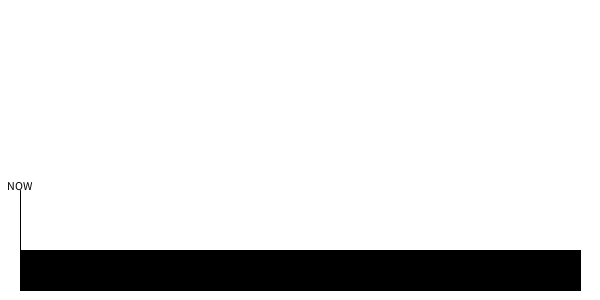
Frame 1 (no input)
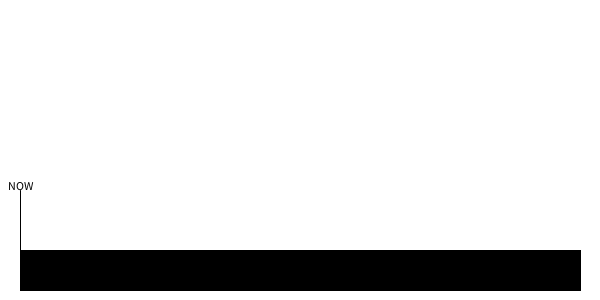
Frame 60 (the mouse pressed at the canvas centre just before this capture)
Frame 120 (the mouse held since frame 60 and released just before this capture): identical to frame 60, image omitted

The Processing sketch that drew these frames (run headless with seeded random() and noise(); from frame 60 on, the mouse is pressed at the canvas centre):

// Processing sketch: temps_2_decompteLineaire
// ── temps_2_decompteLineaire.pde
/**
  Exemple de représentation linéaire du temps en décompte
Dans ce contexte nous devons définir plusieurs chose :
- l'heure actuelle
- un objectif temporel à atteindre
- un bloc visuel dont la taille nous permettra de visualiser le décompte

Pour cela nous devons stocker sous formes de variables plusieurs éléments stratégiques :
- la longueur du bloc
- ce qu'il représente en minutes ou en heures (afin de placer des éléments sur sa longueur)

**/

// Définition des variables temporelles
float goal_sec, goal_min, goal_hour, goal_tmstmp; // l'OBJECTIF à atteindre
float ini_sec, ini_min, ini_hour, ini_tmstmp;     // l'heure à laquelle l'application démarre
float now_sec, now_min, now_hour, now_tmstmp;     // l'heure actuelle, redéfinie à chaque passage du "draw()"

// Définition des variables spaciales
float margin;           // la marge, appliquée à droite et à gauche du bloc visuel
float frise_width;      // la largeur du bloc, en fonction de la taille de l'écran et de la marge
float frise_total_time; // ce que représente le bloc en secondes (si 2 heure; alors 2*3600 = 7200 secondes
float centre_y;         // position en Y, référence pour tous les objets visuels

void setup() {
  // taille de la fenêtre
  size(600, 300);

  // définition de l'objectif
  goal_sec    = 0;
  goal_min    = 52;
  goal_hour   = 13;
  goal_tmstmp = getInSecondes(goal_hour, goal_min, goal_sec); // on transforme une heure HH:MM:SS en secondes uniquement

  // définition de l'heure de départ
  ini_sec    = second();
  ini_min    = minute();
  ini_hour   = hour();
  ini_tmstmp = getInSecondes(ini_hour, ini_min, ini_sec); // on transforme une heure HH:MM:SS en secondes uniquement

  // définition des valeurs spaciales
  margin           = 20;
  frise_width      = width - margin*2; // longueur du bloc en pixels
  frise_total_time = 2 * 3600;         // en secondes; 2heures
  
  // on stocke dans une varibale la position en Y du bloc
  // cette valeur étant la référence à tous les objets dessinés par la suite
  // il est inutile de la recalculer pour chaque élément
  centre_y = height - 50 ;  
}



void draw() {
  // on colorie le fond de la scène en blanc (255)
  background(255);
  
  // redéfinition des valeurs actuelles de temps
  now_sec  = second();
  now_min  = minute();
  now_hour = hour();
  now_tmstmp = getInSecondes(now_hour, now_min, now_sec); // en secondes uniquement

  //dessin du bloc
  fill(0); // remplissage en noir
  textAlign(CENTER); // les textes seront centrés

  rect( margin, centre_y, frise_width, 40); // dessin du rectangle
  
  
  // position dans le temps de l'heure de notre OBJECTIF
  // on dessine ici un trait + un texte
  float pos_x_bar = map( goal_tmstmp, 
                         ini_tmstmp, ini_tmstmp + frise_total_time, 
                         margin, margin + frise_width );
  text("OBJECTIF", pos_x_bar, centre_y-135);
  text(round(goal_hour)+":"+round(goal_min), pos_x_bar, centre_y-123);
  line( pos_x_bar, centre_y, pos_x_bar, centre_y-120);

  
  // on dessine la position actuelle dans le temps, de la même manière
  float pos_x_now = map( now_tmstmp, 
                         ini_tmstmp, ini_tmstmp + frise_total_time, 
                         margin, margin + frise_width );
  text("NOW", pos_x_now, centre_y-60);
  line( pos_x_now, centre_y, pos_x_now, centre_y-60);

}


// Cette fonction nous donne la valeur d'une valeur temporelle composée de l'heure, des minutes, et des secondes
// uniquement en secondes.
float getInSecondes(float h, float m, float s) {
  float ret = h*3600 + m*60 + s;
  return ret; // nous revoie la valeur en secondes
}
